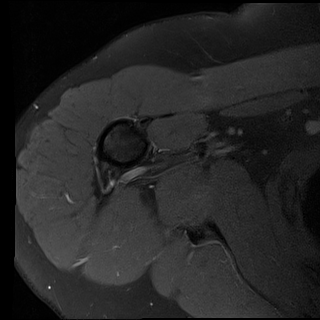
#> input picture dicom_pngs/I01.png, 320 x 320 px; its folder holds only this picture in this run
$ python -i humerus_detector.py   (imports and definitions only)
#> lines starting #> are read from the running program, lines starting #| are printed output that depends on the picture; after the words box and inside, x2 and y2 are one past the last pixel; in counts of white or black regions, pixels touching at a corner belong together
#> further down, picture is the input picture: shape (320, 320, 3); min 0, max 255, mean 37.2
"""
Detector automático del húmero en imágenes MRI
Implementa Fase 2: Detección por circularidad, intensidad y scoring
Mejorado con técnicas de geometric_project_unal
"""

import cv2
import numpy as np
from typing import Tuple, Optional, Dict, List
from scipy.ndimage import gaussian_filter
from skimage import feature
from skimage.transform import hough_circle, hough_circle_peaks


# ============================================================================
# TAREA 2.1: Detección por Circularidad (Hough Circles)
# ============================================================================

# [130 lines left out: functions detect_humerus_by_circularity, detect_humerus_by_ellipse, not called in this run]


# ============================================================================
# TAREA 2.2: Detección por Análisis de Intensidad
# ============================================================================

def detect_humerus_by_intensity(
    img_enhanced: np.ndarray,
    use_otsu: bool = True,
    morph_kernel_size: int = 5,
    min_area: int = 500,
    max_area: int = 10000
) -> List[np.ndarray]:
    """
    Detecta el húmero por análisis de intensidad.
    El húmero tiene un patrón característico: anillo oscuro con centro más claro.

    Args:
        img_enhanced: Imagen mejorada (de Fase 1)
        use_otsu: Usar umbralización de Otsu automática
        morph_kernel_size: Tamaño del kernel para operaciones morfológicas
        min_area: Área mínima de contornos válidos
        max_area: Área máxima de contornos válidos

    Returns:
        Lista de contornos candidatos

    Example:
        >>> contours = detect_humerus_by_intensity(img_enhanced)
        >>> for contour in contours:
        >>>     score = score_humerus_candidate(contour, img.shape)
    """
#> called with use_otsu = True, morph_kernel_size = 5, min_area = 500, max_area = 10000
    # Convertir a escala de grises
    if len(img_enhanced.shape) == 3:
        gray = cv2.cvtColor(img_enhanced, cv2.COLOR_RGB2GRAY)
    else:
        gray = img_enhanced.copy()

    # Umbralización
    if use_otsu:
        _, binary = cv2.threshold(gray, 0, 255, cv2.THRESH_BINARY + cv2.THRESH_OTSU)
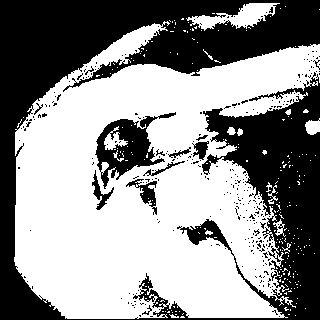
#> binary: shape (320, 320); 56.8% white; 293 black regions (281 under 20 px), largest, box (x1, y1, x2, y2) and area: (0, 0, 320, 320) 40060, (95, 112, 176, 189) 2326, (126, 179, 157, 215) 353
    else:
        # Umbral adaptativo como alternativa
        binary = cv2.adaptiveThreshold(
            gray, 255, cv2.ADAPTIVE_THRESH_GAUSSIAN_C,
            cv2.THRESH_BINARY, 11, 2
        )

    # Operaciones morfológicas para limpiar
    kernel = cv2.getStructuringElement(cv2.MORPH_ELLIPSE, (morph_kernel_size, morph_kernel_size))
    cleaned = cv2.morphologyEx(binary, cv2.MORPH_OPEN, kernel)
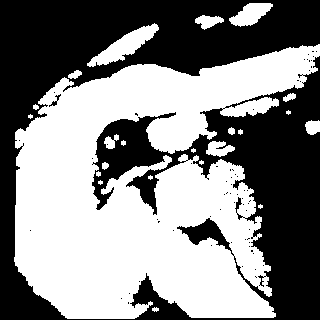
#> cleaned: shape (320, 320); 52.1% white; 64 black regions (62 under 20 px), largest, box (x1, y1, x2, y2) and area: (0, 0, 320, 320) 48888, (49, 94, 61, 107) 42
    cleaned = cv2.morphologyEx(cleaned, cv2.MORPH_CLOSE, kernel)
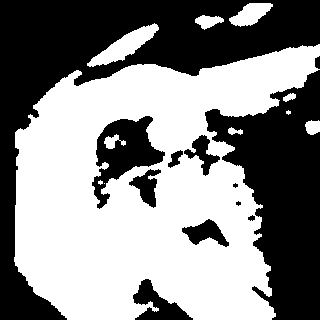
#> cleaned: shape (320, 320); 53.6% white; 12 black regions (2 under 20 px)

    # Encontrar contornos
    contours, _ = cv2.findContours(cleaned, cv2.RETR_EXTERNAL, cv2.CHAIN_APPROX_SIMPLE)
#> contours = 8 contours, 1 with area under 20; largest, box (x1, y1, x2, y2) and area: (14, 44, 320, 320) 56732, (87, 23, 159, 67) 1054, (229, 3, 273, 27) 562, (195, 15, 224, 30) 222, (305, 120, 320, 135) 156, (283, 93, 296, 102) 57, (228, 127, 243, 135) 54

    # Filtrar por área
    valid_contours = []
    for contour in contours:
        area = cv2.contourArea(contour)
        if min_area < area < max_area:
            valid_contours.append(contour)
#> this loop made 8 passes
#> area on passes 1, 2, 4, 5, 6, 7, 8: 54, 155.5, 57, 56732, 1053.5, 221.5, 562.5
#> after the loop, valid_contours = 2 contours; box (x1, y1, x2, y2) and area: (87, 23, 159, 67) 1054, (229, 3, 273, 27) 562

    return valid_contours


# [886 lines left out: functions analyze_ring_pattern, filter_candidates_by_proximity, correct_first_frame, correct_outlier_detection, score_humerus_candidate, merge_nearby_candidates and 4 more, not called in this run]

>>> import cv2
>>> picture = cv2.cvtColor(cv2.imread('../../dicom_pngs/I01.png'), cv2.COLOR_BGR2RGB)
>>> result = detect_humerus_by_intensity(picture)
#> result has the same summary as valid_contours in detect_humerus_by_intensity
